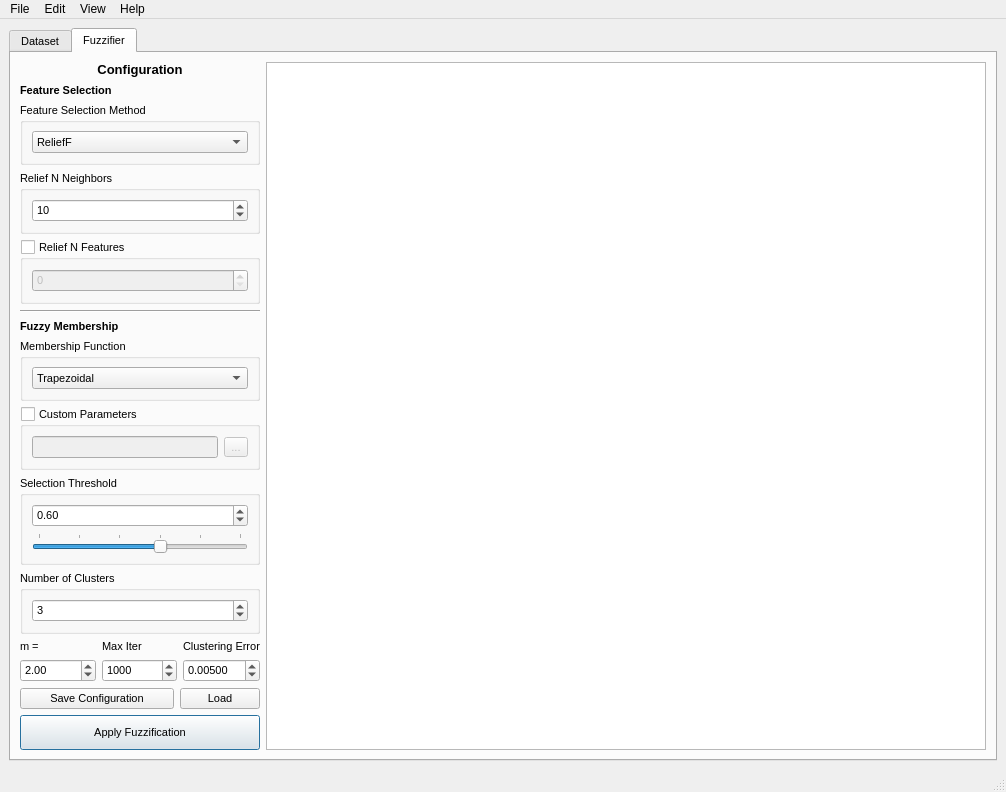
<?xml version="1.0" encoding="UTF-8"?>
<ui version="4.0">
 <class>MainWindow</class>
 <widget class="QMainWindow" name="MainWindow">
  <property name="geometry">
   <rect>
    <x>0</x>
    <y>0</y>
    <width>1006</width>
    <height>728</height>
   </rect>
  </property>
  <property name="windowTitle">
   <string>MainWindow</string>
  </property>
  <property name="toolButtonStyle">
   <enum>Qt::ToolButtonIconOnly</enum>
  </property>
  <property name="animated">
   <bool>true</bool>
  </property>
  <property name="documentMode">
   <bool>false</bool>
  </property>
  <property name="dockNestingEnabled">
   <bool>false</bool>
  </property>
  <widget class="QWidget" name="centralwidget">
   <layout class="QHBoxLayout" name="horizontalLayout_3">
    <item>
     <layout class="QHBoxLayout" name="horizontalLayout">
      <item>
       <widget class="QTabWidget" name="tabWidget">
        <property name="font">
         <font>
          <pointsize>8</pointsize>
          <weight>50</weight>
          <bold>false</bold>
         </font>
        </property>
        <property name="statusTip">
         <string/>
        </property>
        <property name="tabShape">
         <enum>QTabWidget::Rounded</enum>
        </property>
        <property name="currentIndex">
         <number>1</number>
        </property>
        <property name="elideMode">
         <enum>Qt::ElideNone</enum>
        </property>
        <property name="documentMode">
         <bool>false</bool>
        </property>
        <property name="tabBarAutoHide">
         <bool>false</bool>
        </property>
        <widget class="QWidget" name="datasetTab">
         <attribute name="title">
          <string>Dataset</string>
         </attribute>
         <layout class="QHBoxLayout" name="horizontalLayout_4">
          <item>
           <layout class="QHBoxLayout" name="horizontalLayout_2" stretch="2,0,5">
            <item>
             <layout class="QVBoxLayout" name="verticalLayout_2" stretch="2,10,1,1,1,1,2,1">
              <item>
               <widget class="QPushButton" name="btnLoadDataset">
                <property name="sizePolicy">
                 <sizepolicy hsizetype="Minimum" vsizetype="Fixed">
                  <horstretch>0</horstretch>
                  <verstretch>0</verstretch>
                 </sizepolicy>
                </property>
                <property name="minimumSize">
                 <size>
                  <width>0</width>
                  <height>35</height>
                 </size>
                </property>
                <property name="sizeIncrement">
                 <size>
                  <width>0</width>
                  <height>0</height>
                 </size>
                </property>
                <property name="baseSize">
                 <size>
                  <width>0</width>
                  <height>0</height>
                 </size>
                </property>
                <property name="font">
                 <font>
                  <pointsize>8</pointsize>
                  <weight>50</weight>
                  <bold>false</bold>
                 </font>
                </property>
                <property name="cursor">
                 <cursorShape>PointingHandCursor</cursorShape>
                </property>
                <property name="mouseTracking">
                 <bool>false</bool>
                </property>
                <property name="focusPolicy">
                 <enum>Qt::StrongFocus</enum>
                </property>
                <property name="toolTip">
                 <string>Load a CSV file</string>
                </property>
                <property name="statusTip">
                 <string>Load a Dataset</string>
                </property>
                <property name="text">
                 <string>Load Dataset</string>
                </property>
                <property name="autoDefault">
                 <bool>false</bool>
                </property>
                <property name="default">
                 <bool>true</bool>
                </property>
                <property name="flat">
                 <bool>false</bool>
                </property>
               </widget>
              </item>
              <item>
               <widget class="QGroupBox" name="summaryBox">
                <property name="enabled">
                 <bool>true</bool>
                </property>
                <property name="statusTip">
                 <string>A description about the Dataset</string>
                </property>
                <property name="title">
                 <string>Summary</string>
                </property>
                <property name="flat">
                 <bool>false</bool>
                </property>
                <property name="checkable">
                 <bool>false</bool>
                </property>
                <layout class="QVBoxLayout" name="verticalLayout_3">
                 <item>
                  <widget class="QTextEdit" name="summaryText">
                   <property name="font">
                    <font>
                     <pointsize>8</pointsize>
                    </font>
                   </property>
                   <property name="readOnly">
                    <bool>true</bool>
                   </property>
                  </widget>
                 </item>
                </layout>
               </widget>
              </item>
              <item>
               <widget class="QGroupBox" name="featureScalingBox">
                <property name="statusTip">
                 <string>Feature scaling parameters</string>
                </property>
                <property name="title">
                 <string>Feature Scaling</string>
                </property>
                <layout class="QVBoxLayout" name="verticalLayout_4">
                 <item>
                  <widget class="QComboBox" name="comboFeatureScaling">
                   <property name="statusTip">
                    <string>The scaling method</string>
                   </property>
                   <item>
                    <property name="text">
                     <string>MinMax</string>
                    </property>
                   </item>
                   <item>
                    <property name="text">
                     <string>None</string>
                    </property>
                   </item>
                   <item>
                    <property name="text">
                     <string>Standard</string>
                    </property>
                   </item>
                   <item>
                    <property name="text">
                     <string>Robust</string>
                    </property>
                   </item>
                  </widget>
                 </item>
                 <item>
                  <layout class="QHBoxLayout" name="horizontalLayout_5">
                   <item>
                    <widget class="QLabel" name="label">
                     <property name="text">
                      <string>Min range</string>
                     </property>
                    </widget>
                   </item>
                   <item>
                    <widget class="QSpinBox" name="spinMinRange">
                     <property name="minimum">
                      <number>-100</number>
                     </property>
                     <property name="maximum">
                      <number>100</number>
                     </property>
                    </widget>
                   </item>
                  </layout>
                 </item>
                 <item>
                  <layout class="QHBoxLayout" name="horizontalLayout_6">
                   <item>
                    <widget class="QLabel" name="label_2">
                     <property name="text">
                      <string>Max range</string>
                     </property>
                    </widget>
                   </item>
                   <item>
                    <widget class="QSpinBox" name="spinMaxRange">
                     <property name="minimum">
                      <number>-100</number>
                     </property>
                     <property name="maximum">
                      <number>100</number>
                     </property>
                     <property name="value">
                      <number>1</number>
                     </property>
                    </widget>
                   </item>
                  </layout>
                 </item>
                 <item>
                  <widget class="QCheckBox" name="checkTargetScaling">
                   <property name="text">
                    <string>Target Scaling</string>
                   </property>
                  </widget>
                 </item>
                </layout>
               </widget>
              </item>
              <item>
               <widget class="QGroupBox" name="imputationBox">
                <property name="statusTip">
                 <string>Imputation of missing values</string>
                </property>
                <property name="title">
                 <string>Imputation</string>
                </property>
                <property name="checkable">
                 <bool>true</bool>
                </property>
                <property name="checked">
                 <bool>false</bool>
                </property>
                <layout class="QVBoxLayout" name="verticalLayout_5">
                 <item>
                  <widget class="QComboBox" name="comboImputationStrategy">
                   <item>
                    <property name="text">
                     <string>None</string>
                    </property>
                   </item>
                   <item>
                    <property name="text">
                     <string>Mean</string>
                    </property>
                   </item>
                   <item>
                    <property name="text">
                     <string>Median</string>
                    </property>
                   </item>
                   <item>
                    <property name="text">
                     <string>Most Frequent</string>
                    </property>
                   </item>
                   <item>
                    <property name="text">
                     <string>KNN</string>
                    </property>
                   </item>
                  </widget>
                 </item>
                 <item>
                  <layout class="QHBoxLayout" name="knnHLayout">
                   <item>
                    <widget class="QLabel" name="label_3">
                     <property name="text">
                      <string>K = </string>
                     </property>
                    </widget>
                   </item>
                   <item>
                    <widget class="QSpinBox" name="spinKNNNeighbors">
                     <property name="enabled">
                      <bool>false</bool>
                     </property>
                     <property name="value">
                      <number>5</number>
                     </property>
                    </widget>
                   </item>
                  </layout>
                 </item>
                </layout>
               </widget>
              </item>
              <item>
               <spacer name="verticalSpacer">
                <property name="orientation">
                 <enum>Qt::Vertical</enum>
                </property>
                <property name="sizeHint" stdset="0">
                 <size>
                  <width>20</width>
                  <height>40</height>
                 </size>
                </property>
               </spacer>
              </item>
              <item>
               <layout class="QHBoxLayout" name="horizontalLayout_12" stretch="1,3">
                <item>
                 <widget class="QLabel" name="label_5">
                  <property name="text">
                   <string>Class = </string>
                  </property>
                 </widget>
                </item>
                <item>
                 <widget class="QComboBox" name="comboClassName">
                  <property name="statusTip">
                   <string>Select the Target Class</string>
                  </property>
                 </widget>
                </item>
               </layout>
              </item>
              <item>
               <widget class="QPushButton" name="btnPreprocess">
                <property name="minimumSize">
                 <size>
                  <width>0</width>
                  <height>35</height>
                 </size>
                </property>
                <property name="font">
                 <font>
                  <weight>75</weight>
                  <bold>true</bold>
                 </font>
                </property>
                <property name="cursor">
                 <cursorShape>PointingHandCursor</cursorShape>
                </property>
                <property name="statusTip">
                 <string>Apply the Preprocessing</string>
                </property>
                <property name="text">
                 <string>Preprocess</string>
                </property>
               </widget>
              </item>
              <item>
               <widget class="QPushButton" name="btnReset">
                <property name="cursor">
                 <cursorShape>PointingHandCursor</cursorShape>
                </property>
                <property name="statusTip">
                 <string>Reset to default settings</string>
                </property>
                <property name="text">
                 <string>Reset Defaults</string>
                </property>
               </widget>
              </item>
             </layout>
            </item>
            <item>
             <widget class="Line" name="line">
              <property name="orientation">
               <enum>Qt::Vertical</enum>
              </property>
             </widget>
            </item>
            <item>
             <layout class="QVBoxLayout" name="verticalLayout">
              <item>
               <widget class="QLabel" name="datasetLabel">
                <property name="font">
                 <font>
                  <pointsize>9</pointsize>
                  <weight>50</weight>
                  <italic>false</italic>
                  <bold>false</bold>
                  <underline>false</underline>
                  <strikeout>false</strikeout>
                  <kerning>false</kerning>
                 </font>
                </property>
                <property name="cursor">
                 <cursorShape>IBeamCursor</cursorShape>
                </property>
                <property name="frameShape">
                 <enum>QFrame::NoFrame</enum>
                </property>
                <property name="frameShadow">
                 <enum>QFrame::Plain</enum>
                </property>
                <property name="text">
                 <string>No File</string>
                </property>
                <property name="scaledContents">
                 <bool>false</bool>
                </property>
                <property name="textInteractionFlags">
                 <set>Qt::TextSelectableByMouse</set>
                </property>
                <property name="buddy">
                 <cstring></cstring>
                </property>
               </widget>
              </item>
              <item>
               <widget class="QTabWidget" name="tabProcess">
                <property name="tabPosition">
                 <enum>QTabWidget::East</enum>
                </property>
                <property name="tabShape">
                 <enum>QTabWidget::Triangular</enum>
                </property>
                <property name="currentIndex">
                 <number>0</number>
                </property>
                <property name="documentMode">
                 <bool>false</bool>
                </property>
                <property name="tabsClosable">
                 <bool>false</bool>
                </property>
                <property name="movable">
                 <bool>true</bool>
                </property>
                <property name="tabBarAutoHide">
                 <bool>false</bool>
                </property>
                <widget class="QWidget" name="ogDatasetTab">
                 <attribute name="title">
                  <string>Original Dataset</string>
                 </attribute>
                 <layout class="QVBoxLayout" name="verticalLayout_14">
                  <item>
                   <widget class="QTableWidget" name="tableWidget">
                    <property name="autoFillBackground">
                     <bool>false</bool>
                    </property>
                    <property name="frameShape">
                     <enum>QFrame::StyledPanel</enum>
                    </property>
                    <property name="frameShadow">
                     <enum>QFrame::Sunken</enum>
                    </property>
                   </widget>
                  </item>
                 </layout>
                </widget>
                <widget class="QWidget" name="processedDatasetTab">
                 <attribute name="title">
                  <string>Processed Dataset</string>
                 </attribute>
                 <layout class="QHBoxLayout" name="horizontalLayout_13" stretch="3,1">
                  <item>
                   <widget class="QTableWidget" name="xView">
                    <property name="editTriggers">
                     <set>QAbstractItemView::NoEditTriggers</set>
                    </property>
                   </widget>
                  </item>
                  <item>
                   <widget class="QTableWidget" name="yView">
                    <property name="editTriggers">
                     <set>QAbstractItemView::NoEditTriggers</set>
                    </property>
                   </widget>
                  </item>
                 </layout>
                </widget>
               </widget>
              </item>
             </layout>
            </item>
           </layout>
          </item>
         </layout>
        </widget>
        <widget class="QWidget" name="FuzzifierTab">
         <attribute name="title">
          <string>Fuzzifier</string>
         </attribute>
         <layout class="QHBoxLayout" name="horizontalLayout_8" stretch="1">
          <item>
           <layout class="QHBoxLayout" name="horizontalLayout_7" stretch="1,3">
            <item>
             <layout class="QVBoxLayout" name="verticalLayout_6" stretch="0,0,0,0,0,0,0,0,0,0,0,0,0,0">
              <item>
               <widget class="QLabel" name="label_4">
                <property name="font">
                 <font>
                  <pointsize>10</pointsize>
                  <weight>75</weight>
                  <bold>true</bold>
                 </font>
                </property>
                <property name="layoutDirection">
                 <enum>Qt::LeftToRight</enum>
                </property>
                <property name="text">
                 <string>Configuration</string>
                </property>
                <property name="alignment">
                 <set>Qt::AlignHCenter|Qt::AlignTop</set>
                </property>
               </widget>
              </item>
              <item>
               <widget class="QLabel" name="label_13">
                <property name="font">
                 <font>
                  <weight>75</weight>
                  <bold>true</bold>
                 </font>
                </property>
                <property name="text">
                 <string>Feature Selection</string>
                </property>
               </widget>
              </item>
              <item>
               <widget class="QGroupBox" name="groupBox_3">
                <property name="title">
                 <string>Feature Selection Method</string>
                </property>
                <property name="flat">
                 <bool>true</bool>
                </property>
                <layout class="QVBoxLayout" name="verticalLayout_8">
                 <item>
                  <widget class="QComboBox" name="comboFS">
                   <item>
                    <property name="text">
                     <string>ReliefF</string>
                    </property>
                   </item>
                  </widget>
                 </item>
                </layout>
               </widget>
              </item>
              <item>
               <widget class="QGroupBox" name="groupBox_2">
                <property name="title">
                 <string>Relief N Neighbors</string>
                </property>
                <property name="flat">
                 <bool>true</bool>
                </property>
                <layout class="QVBoxLayout" name="verticalLayout_7">
                 <item>
                  <widget class="QSpinBox" name="spinReliefNNeighbors">
                   <property name="value">
                    <number>10</number>
                   </property>
                  </widget>
                 </item>
                </layout>
               </widget>
              </item>
              <item>
               <widget class="QGroupBox" name="boxReliefNFeatures">
                <property name="title">
                 <string>Relief N Features</string>
                </property>
                <property name="flat">
                 <bool>true</bool>
                </property>
                <property name="checkable">
                 <bool>true</bool>
                </property>
                <property name="checked">
                 <bool>false</bool>
                </property>
                <layout class="QHBoxLayout" name="horizontalLayout_9">
                 <item>
                  <widget class="QSpinBox" name="spinReliefNFeatures"/>
                 </item>
                </layout>
               </widget>
              </item>
              <item>
               <widget class="Line" name="line_2">
                <property name="orientation">
                 <enum>Qt::Horizontal</enum>
                </property>
               </widget>
              </item>
              <item>
               <widget class="QLabel" name="label_10">
                <property name="font">
                 <font>
                  <weight>75</weight>
                  <bold>true</bold>
                 </font>
                </property>
                <property name="text">
                 <string>Fuzzy Membership</string>
                </property>
               </widget>
              </item>
              <item>
               <widget class="QGroupBox" name="groupBox_4">
                <property name="statusTip">
                 <string>Select the Membership Function </string>
                </property>
                <property name="title">
                 <string>Membership Function</string>
                </property>
                <property name="flat">
                 <bool>true</bool>
                </property>
                <layout class="QVBoxLayout" name="verticalLayout_9">
                 <item>
                  <widget class="QComboBox" name="comboMF">
                   <item>
                    <property name="text">
                     <string>Trapezoidal</string>
                    </property>
                   </item>
                   <item>
                    <property name="text">
                     <string>Triangular</string>
                    </property>
                   </item>
                   <item>
                    <property name="text">
                     <string>Sigmoid</string>
                    </property>
                   </item>
                   <item>
                    <property name="text">
                     <string>Gaussian</string>
                    </property>
                   </item>
                    <item>
                     <property name="text">
                      <string>Bell-shaped</string>
                     </property>
                    </item>
                    <item>
                     <property name="text">
                      <string>Z-shaped</string>
                     </property>
                    </item>
                    <item>
                     <property name="text">
                      <string>S-shaped</string>
                     </property>
                    </item>
                    <item>
                     <property name="text">
                      <string>Pi-shaped</string>
                     </property>
                    </item>
                  </widget>
                 </item>
                </layout>
               </widget>
              </item>
              <item>
               <widget class="QGroupBox" name="groupBox_5">
                <property name="title">
                 <string>Custom Parameters</string>
                </property>
                <property name="flat">
                 <bool>true</bool>
                </property>
                <property name="checkable">
                 <bool>true</bool>
                </property>
                <property name="checked">
                 <bool>false</bool>
                </property>
                <layout class="QVBoxLayout" name="verticalLayout_10">
                 <item>
                  <layout class="QHBoxLayout" name="horizontalLayout_11">
                   <item>
                    <widget class="QLineEdit" name="editMFCustonParameters"/>
                   </item>
                   <item>
                    <widget class="QToolButton" name="btnLoadMFCustonParameters">
                     <property name="text">
                      <string>...</string>
                     </property>
                    </widget>
                   </item>
                  </layout>
                 </item>
                </layout>
               </widget>
              </item>
              <item>
               <widget class="QGroupBox" name="groupBox_6">
                <property name="statusTip">
                 <string>Select a Threshold</string>
                </property>
                <property name="title">
                 <string>Selection Threshold</string>
                </property>
                <property name="flat">
                 <bool>true</bool>
                </property>
                <layout class="QVBoxLayout" name="verticalLayout_11">
                 <item>
                  <widget class="QDoubleSpinBox" name="spinSelectionThreshold">
                   <property name="maximum">
                    <double>100.000000000000000</double>
                   </property>
                   <property name="value">
                    <double>0.600000000000000</double>
                   </property>
                  </widget>
                 </item>
                 <item>
                  <widget class="QSlider" name="sliderSelectionThreshold">
                   <property name="autoFillBackground">
                    <bool>false</bool>
                   </property>
                   <property name="maximum">
                    <number>100</number>
                   </property>
                   <property name="singleStep">
                    <number>5</number>
                   </property>
                   <property name="pageStep">
                    <number>5</number>
                   </property>
                   <property name="value">
                    <number>60</number>
                   </property>
                   <property name="sliderPosition">
                    <number>60</number>
                   </property>
                   <property name="orientation">
                    <enum>Qt::Horizontal</enum>
                   </property>
                   <property name="invertedAppearance">
                    <bool>false</bool>
                   </property>
                   <property name="invertedControls">
                    <bool>false</bool>
                   </property>
                   <property name="tickPosition">
                    <enum>QSlider::TicksAbove</enum>
                   </property>
                   <property name="tickInterval">
                    <number>20</number>
                   </property>
                  </widget>
                 </item>
                </layout>
               </widget>
              </item>
              <item>
               <widget class="QGroupBox" name="groupBox_7">
                <property name="title">
                 <string>Number of Clusters</string>
                </property>
                <property name="flat">
                 <bool>true</bool>
                </property>
                <layout class="QVBoxLayout" name="verticalLayout_12">
                 <item>
                  <widget class="QSpinBox" name="spinClustersNumber">
                   <property name="statusTip">
                    <string>Set number of desired Clusters</string>
                   </property>
                   <property name="value">
                    <number>3</number>
                   </property>
                  </widget>
                 </item>
                </layout>
               </widget>
              </item>
              <item>
               <layout class="QHBoxLayout" name="horizontalLayout_14">
                <item>
                 <layout class="QVBoxLayout" name="verticalLayout_16">
                  <item>
                   <widget class="QLabel" name="label_6">
                    <property name="text">
                     <string>m =</string>
                    </property>
                   </widget>
                  </item>
                  <item>
                   <widget class="QDoubleSpinBox" name="doubleSpinBox_4">
                    <property name="value">
                     <double>2.000000000000000</double>
                    </property>
                   </widget>
                  </item>
                 </layout>
                </item>
                <item>
                 <layout class="QVBoxLayout" name="verticalLayout_15">
                  <item>
                   <widget class="QLabel" name="label_7">
                    <property name="text">
                     <string>Max Iter</string>
                    </property>
                   </widget>
                  </item>
                  <item>
                   <widget class="QSpinBox" name="spinMaxIter">
                    <property name="statusTip">
                     <string>Set number of maximum iterations</string>
                    </property>
                    <property name="minimum">
                     <number>1</number>
                    </property>
                    <property name="maximum">
                     <number>100000</number>
                    </property>
                    <property name="singleStep">
                     <number>10</number>
                    </property>
                    <property name="value">
                     <number>1000</number>
                    </property>
                   </widget>
                  </item>
                 </layout>
                </item>
                <item>
                 <layout class="QVBoxLayout" name="verticalLayout_13">
                  <item>
                   <widget class="QLabel" name="label_8">
                    <property name="text">
                     <string>Clustering Error</string>
                    </property>
                   </widget>
                  </item>
                  <item>
                   <widget class="QDoubleSpinBox" name="doubleSpinBox">
                    <property name="suffix">
                     <string/>
                    </property>
                    <property name="decimals">
                     <number>5</number>
                    </property>
                    <property name="value">
                     <double>0.005000000000000</double>
                    </property>
                   </widget>
                  </item>
                 </layout>
                </item>
               </layout>
              </item>
              <item>
               <layout class="QHBoxLayout" name="horizontalLayout_10" stretch="3,1">
                <item>
                 <widget class="QPushButton" name="btnSaveConfig">
                  <property name="statusTip">
                   <string>Save locally this configuration</string>
                  </property>
                  <property name="text">
                   <string>Save Configuration</string>
                  </property>
                 </widget>
                </item>
                <item>
                 <widget class="QPushButton" name="btnLoadConfig">
                  <property name="statusTip">
                   <string>Load a desired configuration</string>
                  </property>
                  <property name="text">
                   <string>Load</string>
                  </property>
                 </widget>
                </item>
               </layout>
              </item>
              <item>
               <widget class="QPushButton" name="btnFuzzify">
                <property name="minimumSize">
                 <size>
                  <width>0</width>
                  <height>35</height>
                 </size>
                </property>
                <property name="statusTip">
                 <string>Apply the Fuzzification of This Feature Selection method</string>
                </property>
                <property name="text">
                 <string>Apply Fuzzification</string>
                </property>
                <property name="autoDefault">
                 <bool>false</bool>
                </property>
                <property name="default">
                 <bool>true</bool>
                </property>
               </widget>
              </item>
             </layout>
            </item>
            <item>
             <widget class="QPlainTextEdit" name="log">
              <property name="font">
               <font>
                <family>Consolas</family>
                <pointsize>10</pointsize>
               </font>
              </property>
              <property name="readOnly">
               <bool>true</bool>
              </property>
              <property name="plainText">
               <string/>
              </property>
              <property name="placeholderText">
               <string>Log</string>
              </property>
             </widget>
            </item>
           </layout>
          </item>
         </layout>
        </widget>
       </widget>
      </item>
     </layout>
    </item>
   </layout>
  </widget>
  <widget class="QMenuBar" name="menubar">
   <property name="geometry">
    <rect>
     <x>0</x>
     <y>0</y>
     <width>1006</width>
     <height>21</height>
    </rect>
   </property>
   <widget class="QMenu" name="menuFile">
    <property name="title">
     <string>File</string>
    </property>
    <addaction name="actionLoad"/>
    <addaction name="separator"/>
    <addaction name="actionSave"/>
   </widget>
   <widget class="QMenu" name="menuHelp">
    <property name="tearOffEnabled">
     <bool>false</bool>
    </property>
    <property name="title">
     <string>Help</string>
    </property>
   </widget>
   <widget class="QMenu" name="menuView">
    <property name="title">
     <string>View</string>
    </property>
   </widget>
   <widget class="QMenu" name="menuEdit">
    <property name="title">
     <string>Edit</string>
    </property>
   </widget>
   <addaction name="menuFile"/>
   <addaction name="menuEdit"/>
   <addaction name="menuView"/>
   <addaction name="menuHelp"/>
  </widget>
  <widget class="QStatusBar" name="statusbar">
   <property name="font">
    <font>
     <italic>true</italic>
    </font>
   </property>
   <property name="autoFillBackground">
    <bool>false</bool>
   </property>
  </widget>
  <action name="actionLoad">
   <property name="text">
    <string>Load</string>
   </property>
   <property name="statusTip">
    <string>Load a dataset</string>
   </property>
   <property name="shortcut">
    <string>Ctrl+O</string>
   </property>
  </action>
  <action name="actionLoad_default">
   <property name="text">
    <string>Load default</string>
   </property>
   <property name="statusTip">
    <string>Load a built-in dataset</string>
   </property>
   <property name="shortcut">
    <string>Ctrl+Shift+O</string>
   </property>
  </action>
  <action name="actionMinimize">
   <property name="text">
    <string>Minimize</string>
   </property>
  </action>
  <action name="actionSave">
   <property name="icon">
    <iconset theme="Save"/>
   </property>
   <property name="text">
    <string>Save</string>
   </property>
   <property name="visible">
    <bool>true</bool>
   </property>
  </action>
 </widget>
 <resources/>
 <connections/>
</ui>
